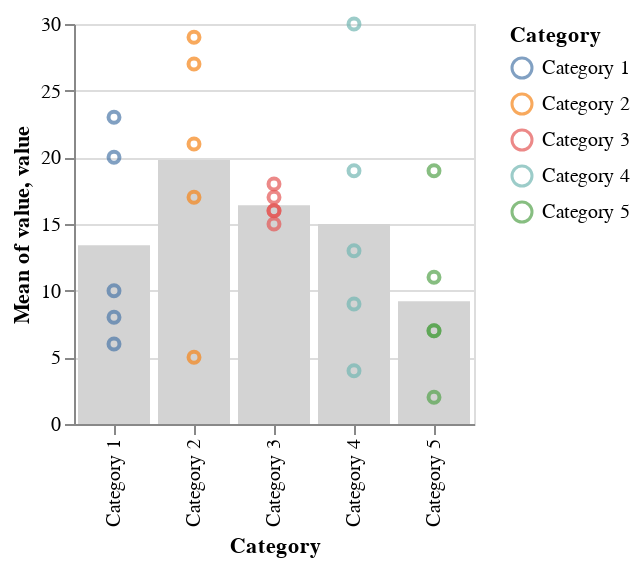

Here is the notebook cell this chart was saved with:
### Markdown cell above
---

## EXERCISE 2

Layer (superimpose) two visualizations:

1. Vertical bar chart showing
    - Categories across the horizontal (bottom) axis
    - mean value (across all the Items) going up the vertical axis (bar height)
    - `color = alt.value('lightgray')`
1. Point plot of all individual values
    - Categories again along the horizontal axis
    - values up the vertical axis
    - color by Category
    
*Point plot should be on top of the bar chart!*

### Code cell
base_plot = alt.Chart(df).encode(
    x = 'Category:N'
).properties(
    width = 200,
    height = 200
)

point = base_plot.mark_point().encode(
    y = 'value:Q',
    color = 'Category:N'
)

bar = base_plot.mark_bar().encode(
    y = 'mean(value):Q',
    color = alt.value('lightgray')
)

bar + point

### Figure 1 — Vega-Lite specification as saved in the notebook (floating-point values rounded to 4 significant figures)
{"$schema": "https://vega.github.io/schema/vega-lite/v3.4.0.json", "config": {"mark": {"tooltip": null}, "view": {"height": 300, "width": 400}}, "data": {"name": "data-dcc63c1bd6179d79fcae39778c52b169"}, "datasets": {"data-dcc63c1bd6179d79fcae39778c52b169": [{"Category": "Category 1", "Item": "Item 1", "value": 6}, {"Category": "Category 1", "Item": "Item 2", "value": 8}, {"Category": "Category 1", "Item": "Item 3", "value": 10}, {"Category": "Category 1", "Item": "Item 4", "value": 20}, {"Category": "Category 1", "Item": "Item 5", "value": 23}, {"Category": "Category 2", "Item": "Item 1", "value": 29}, {"Category": "Category 2", "Item": "Item 2", "value": 27}, {"Category": "Category 2", "Item": "Item 3", "value": 21}, {"Category": "Category 2", "Item": "Item 4", "value": 17}, {"Category": "Category 2", "Item": "Item 5", "value": 5}, {"Category": "Category 3", "Item": "Item 1", "value": 18}, {"Category": "Category 3", "Item": "Item 2", "value": 17}, {"Category": "Category 3", "Item": "Item 3", "value": 16}, {"Category": "Category 3", "Item": "Item 4", "value": 16}, {"Category": "Category 3", "Item": "Item 5", "value": 15}, {"Category": "Category 4", "Item": "Item 1", "value": 30}, {"Category": "Category 4", "Item": "Item 2", "value": 13}, {"Category": "Category 4", "Item": "Item 3", "value": 4}, {"Category": "Category 4", "Item": "Item 4", "value": 9}, {"Category": "Category 4", "Item": "Item 5", "value": 19}, {"Category": "Category 5", "Item": "Item 1", "value": 7}, {"Category": "Category 5", "Item": "Item 2", "value": 11}, {"Category": "Category 5", "Item": "Item 3", "value": 19}, {"Category": "Category 5", "Item": "Item 4", "value": 7}, {"Category": "Category 5", "Item": "Item 5", "value": 2}]}, "layer": [{"encoding": {"color": {"value": "lightgray"}, "x": {"field": "Category", "type": "nominal"}, "y": {"aggregate": "mean", "field": "value", "type": "quantitative"}}, "height": 200, "mark": "bar", "width": 200}, {"encoding": {"color": {"field": "Category", "type": "nominal"}, "x": {"field": "Category", "type": "nominal"}, "y": {"field": "value", "type": "quantitative"}}, "height": 200, "mark": "point", "width": 200}]}
